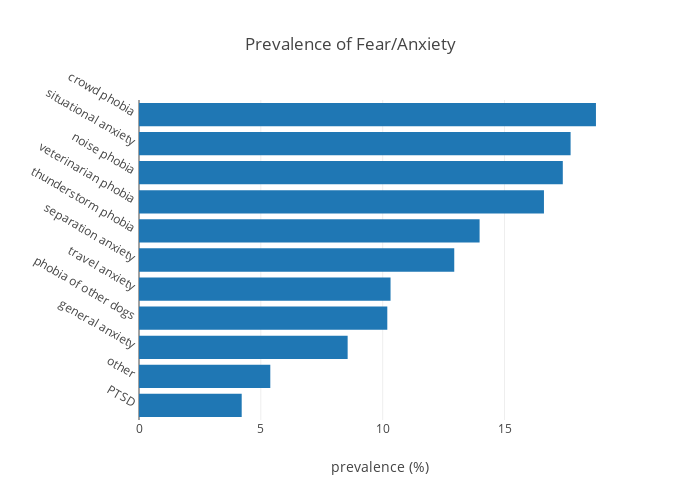

Notebook code for this chart:
### Code cell
# Generate a bar graph.
prevalences = prevalences.sort_values(ascending=True)
trace = go.Bar(
    x=prevalences.values,
    y=prevalences.index.values,
    orientation='h')
data = [trace]
layout = go.Layout(title='Prevalence of Fear/Anxiety',
                   xaxis=dict(title='prevalence (%)'),
                   yaxis=dict(title='',
                              automargin=True,
                              tickangle=30,
                              tickprefix=' ',
                              ticksuffix=' '),
                   width=700,
                   height=500
                  )
fig = dict(data=data, layout=layout)
py.iplot(fig)

### Figure 1 — Plotly figure (JSON) as saved in the notebook; plotly's stock layout.template omitted (floating-point values rounded to 4 significant figures)
{"data": [{"orientation": "h", "type": "bar", "x": [4.214, 5.388, 8.562, 10.19, 10.32, 12.94, 13.98, 16.62, 17.39, 17.71, 18.75], "y": ["PTSD", "other", "general anxiety", "phobia of other dogs", "travel anxiety", "separation anxiety", "thunderstorm phobia", "veterinarian phobia", "noise phobia", "situational anxiety", "crowd phobia"]}], "layout": {"height": 500, "title": "Prevalence of Fear/Anxiety", "width": 700, "xaxis": {"title": "prevalence (%)"}, "yaxis": {"automargin": true, "tickangle": 30, "tickprefix": " ", "ticksuffix": " ", "title": ""}}}
